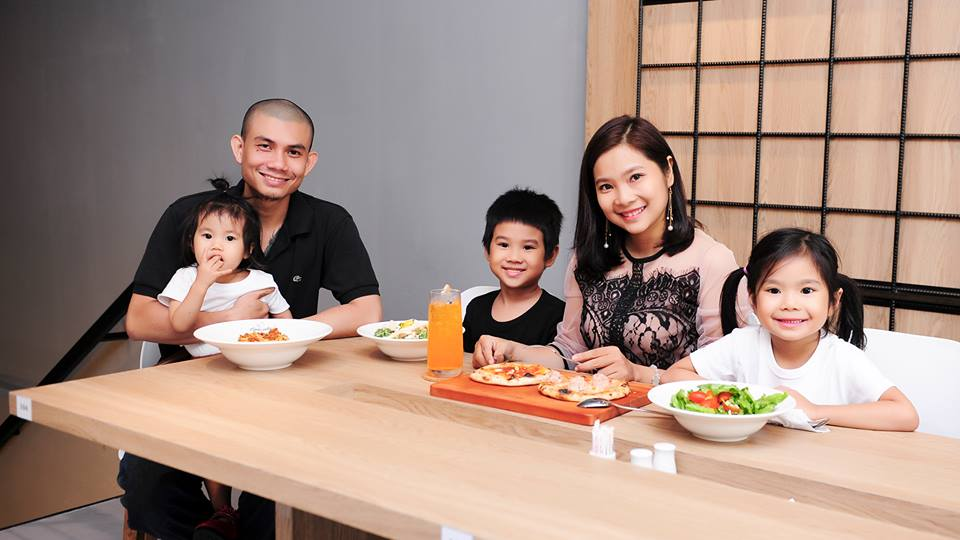
#> input picture gia_dinh.jpg, 960 x 540 px
$ python face_crop.py
#> lines starting #> are read from the running program, lines starting #| are printed output that depends on the picture; after the words box and inside, x2 and y2 are one past the last pixel; in counts of white or black regions, pixels touching at a corner belong together
import cv2 as cv

face_cascade = cv.CascadeClassifier('haarcascade_frontalface_default.xml')
eye_cascade = cv.CascadeClassifier('haarcascade_eye.xml')
img = cv.imread('gia_dinh.jpg')
#> img is the input picture: shape (540, 960, 3); mean B, G, R 129.9, 141.1, 165.1
gray = cv.cvtColor(img, cv.COLOR_BGR2GRAY)
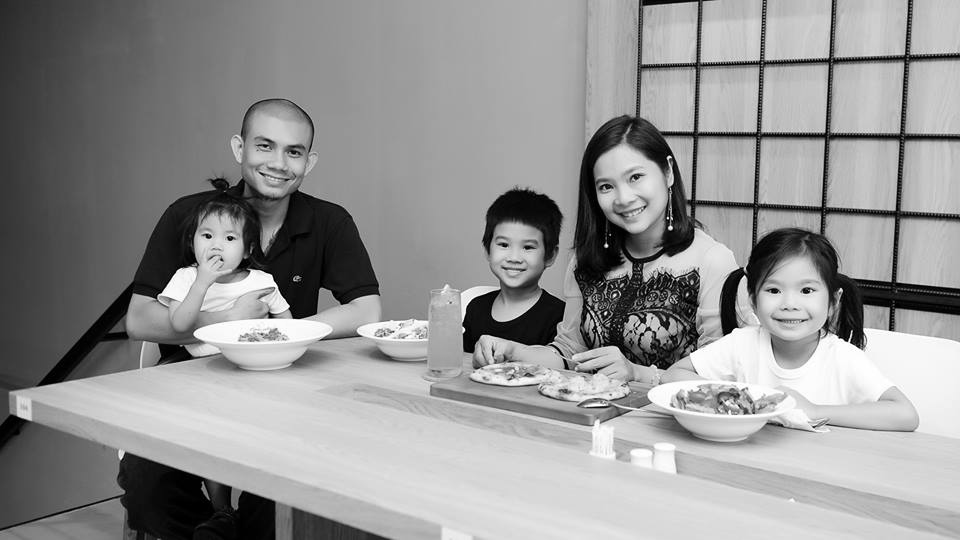
#> gray: shape (540, 960); min 0, max 255, mean 147
faces = face_cascade.detectMultiScale(gray, 1.3, 5)
#> faces = [[188, 212, 63, 63], [482, 219, 67, 67], [237, 116, 84, 84], [583, 148, 84, 84], [749, 256, 86, 86]]

i=0
for (x,y,w,h) in faces:
    cv.rectangle(img,(x,y),(x+w,y+h),(255,0,0),2)
    roi_gray = gray[y:y+h, x:x+w]
    roi_color = img[y:y+h, x:x+w]
    eyes = eye_cascade.detectMultiScale(roi_gray)

    for (ex,ey,ew,eh) in eyes:
        cv.rectangle(roi_color,(ex,ey),(ex+ew,ey+eh),(0,255,0),2)
        crop_img = img[y:y+h, x:x+w].copy()
        cv.waitKey(0)
       # stringi=str(i)
        cv.imwrite("image_crop_face\gia_dinh_face"+str(i)+".png",crop_img)

    cv.destroyAllWindows()
    i=i+1
#> this loop made 5 passes
#> (x, y, w, h, eyes) on passes 2 to 5: (482, 219, 67, 67, [[10, 16, 22, 22]]), (237, 116, 84, 84, [[15, 17, 26, 26], [44, 24, 23, 23]]), (583, 148, 84, 84, [[39, 18, 23, 23], [12, 27, 23, 23]]), (749, 256, 86, 86, [[12, 23, 21, 21], [46, 23, 22, 22]])
#> pass 1, `roi_color = img[y:y+h, x:x+w]`:
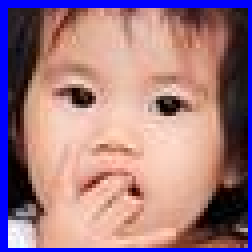
#> roi_color: shape (63, 63, 3) (shown 4 times larger); mean B, G, R 131.5, 121.5, 160.8
#> pass 2, `roi_gray = gray[y:y+h, x:x+w]`:
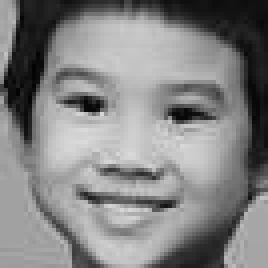
#> roi_gray: shape (67, 67) (shown 4 times larger); min 3, max 219, mean 131.4
#> pass 2, `roi_color = img[y:y+h, x:x+w]`:
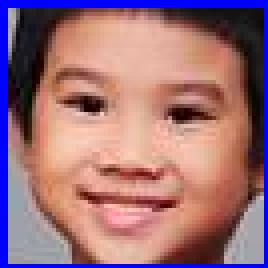
#> roi_color: shape (67, 67, 3) (shown 4 times larger); mean B, G, R 121.7, 111.3, 155.4
#> after the loop:
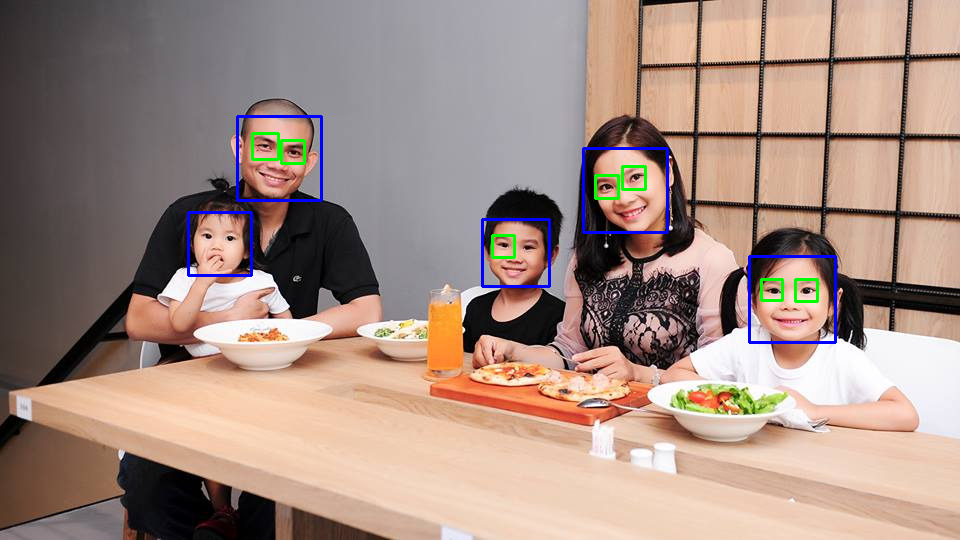
#> img: shape (540, 960, 3); 1.25% of pixels changed, all inside (x1, y1, x2, y2) = (187, 115, 837, 344)
#> after the loop:
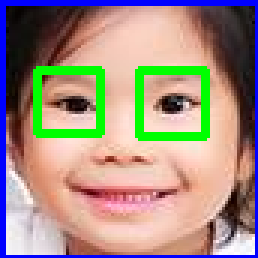
#> roi_color: shape (86, 86, 3) (shown 3 times larger); mean B, G, R 131.4, 142.4, 161.2
#> after the loop:
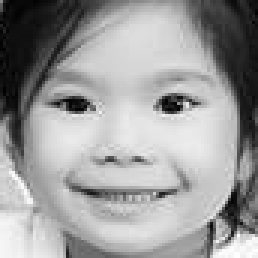
#> roi_gray: shape (86, 86) (shown 3 times larger); min 1, max 255, mean 155
#> after the loop, i = 5
